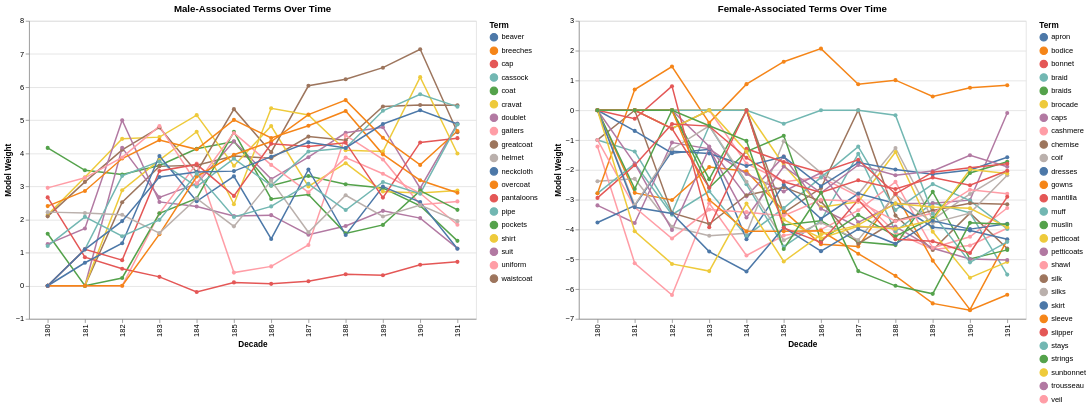

The cell this chart's notebook holds for it:
### Code cell
# plot each of these terms over time

import altair as alt

decades = list(range(180, 192))

# Prepare data for plotting
m_plot_data = []
f_plot_data = []

for decade_idx, decade in enumerate(decades):
    for term in m_terms:
        weight = m_term_weights[decade_idx].get(term, 0)
        m_plot_data.append(
            {"decade": decade, "term": term.replace("term_", ""), "weight": weight}
        )

    for term in f_terms:
        weight = f_term_weights[decade_idx].get(term, 0)
        f_plot_data.append(
            {"decade": decade, "term": term.replace("term_", ""), "weight": weight}
        )

m_df = pd.DataFrame(m_plot_data)
f_df = pd.DataFrame(f_plot_data)

# Create selection for interactive legend and clickable lines
m_selection = alt.selection_point(
    fields=["term"],
    bind="legend",
    on="click",
    nearest=True,
    resolve="global",
    name="Male Terms",
)
f_selection = alt.selection_point(
    fields=["term"],
    bind="legend",
    on="click",
    nearest=True,
    resolve="global",
    name="Female Terms",
)

# Create male-associated terms chart
m_chart = (
    alt.Chart(m_df)
    .mark_line(point=True)
    .encode(
        x=alt.X("decade:O", title="Decade", scale=alt.Scale(domain=decades)),
        y=alt.Y("weight:Q", title="Model Weight"),
        color=alt.Color("term:N", title="Term"),
        opacity=alt.condition(m_selection, alt.value(1), alt.value(0.2)),
        tooltip=["decade:O", "term:N", "weight:Q"],
    )
    .add_params(m_selection)
    .properties(width=600, height=400, title="Male-Associated Terms Over Time")
)

# Create female-associated terms chart
f_chart = (
    alt.Chart(f_df)
    .mark_line(point=True)
    .encode(
        x=alt.X("decade:O", title="Decade", scale=alt.Scale(domain=decades)),
        y=alt.Y("weight:Q", title="Model Weight"),
        color=alt.Color("term:N", title="Term"),
        opacity=alt.condition(f_selection, alt.value(1), alt.value(0.2)),
        tooltip=["decade:O", "term:N", "weight:Q"],
    )
    .add_params(f_selection)
    .properties(width=600, height=400, title="Female-Associated Terms Over Time")
)

# Combine charts side by side
(m_chart | f_chart).resolve_scale(color="independent")

### Figure 1 — Vega-Lite specification as saved in the notebook (floating-point values rounded to 4 significant figures; data arrays with more than 128 entries replaced by an {"elided": "..."} marker saying what was removed)
{"config": {"view": {"continuousWidth": 300, "continuousHeight": 300}}, "hconcat": [{"data": {"name": "data-049a64a0647e58ec514fc710b80fb864"}, "mark": {"type": "line", "point": true}, "encoding": {"color": {"field": "term", "title": "Term", "type": "nominal"}, "opacity": {"condition": {"param": "Male Terms", "value": 1}, "value": 0.2}, "tooltip": [{"field": "decade", "type": "ordinal"}, {"field": "term", "type": "nominal"}, {"field": "weight", "type": "quantitative"}], "x": {"field": "decade", "scale": {"domain": [180, 181, 182, 183, 184, 185, 186, 187, 188, 189, 190, 191]}, "title": "Decade", "type": "ordinal"}, "y": {"field": "weight", "title": "Model Weight", "type": "quantitative"}}, "height": 400, "name": "view_339a4d74f777cd78_0", "title": "Male-Associated Terms Over Time", "width": 600}, {"data": {"name": "data-794f6d21575714c49d67d07a5b74edc1"}, "mark": {"type": "line", "point": true}, "encoding": {"color": {"field": "term", "title": "Term", "type": "nominal"}, "opacity": {"condition": {"param": "Female Terms", "value": 1}, "value": 0.2}, "tooltip": [{"field": "decade", "type": "ordinal"}, {"field": "term", "type": "nominal"}, {"field": "weight", "type": "quantitative"}], "x": {"field": "decade", "scale": {"domain": [180, 181, 182, 183, 184, 185, 186, 187, 188, 189, 190, 191]}, "title": "Decade", "type": "ordinal"}, "y": {"field": "weight", "title": "Model Weight", "type": "quantitative"}}, "height": 400, "name": "view_1cfd9fef7dad23b2_1", "title": "Female-Associated Terms Over Time", "width": 600}], "params": [{"name": "Male Terms", "select": {"type": "point", "fields": ["term"], "nearest": true, "on": "click", "resolve": "global"}, "bind": "legend", "views": ["view_339a4d74f777cd78_0"]}, {"name": "Female Terms", "select": {"type": "point", "fields": ["term"], "nearest": true, "on": "click", "resolve": "global"}, "bind": "legend", "views": ["view_1cfd9fef7dad23b2_1"]}], "resolve": {"scale": {"color": "independent"}}, "$schema": "https://vega.github.io/schema/vega-lite/v6.1.0.json", "datasets": {"data-049a64a0647e58ec514fc710b80fb864": {"elided": "228 records"}, "data-794f6d21575714c49d67d07a5b74edc1": {"elided": "336 records"}}}
